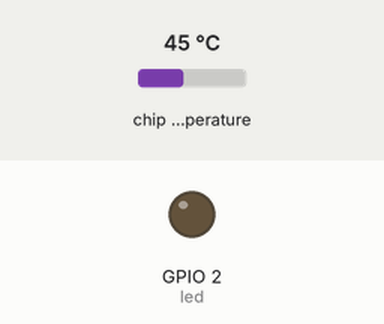
Bench run of a program on a simulated ESP32 board running MicroPython. Shown: output pins drawn as LEDs (lit = HIGH). The test bench sets the inputs (shaded band); at power-on: chip temperature 45 °C. Threads take turns every 2 ms; what the program prints to the serial console is not drawn.

Above: at 0.15 s.
Timing chart, 0 to 40.0 s (numbered marks = the images above):
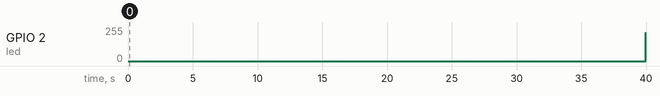

The program:

exemple2_temperature_et_led.py
```python
# Threading — Exemple 2 : Température en continu + LED réactive
# Fablab Ardèche — ESP32 dual core
# -----------------------------------------------------------------------
# Cœur 0 (principal) : lit la température du processeur toutes les 2s
# Cœur 1 (thread)    : fait "respirer" la LED en PWM en continu
#
# Les deux tâches tournent en parallèle sans se gêner.
# La LED respire de façon fluide pendant que la température s'affiche.
#
# Rien à brancher — LED intégrée GPIO 2.
# -----------------------------------------------------------------------

from machine import Pin, PWM
from time import sleep, sleep_ms
import _thread
import esp32

led = PWM(Pin(2), freq=1000)

# --- Thread : LED qui respire en continu (cœur 1) ---
def respirer():
    """Fait monter et descendre la luminosité en boucle."""
    while True:
        # Montée
        for i in range(0, 1023, 5):
            led.duty(i)
            sleep_ms(5)
        # Descente
        for i in range(1023, 0, -5):
            led.duty(i)
            sleep_ms(5)

# Lancer le thread
_thread.start_new_thread(respirer, ())

print("LED qui respire en arrière-plan (cœur 1)")
print("Température du processeur en continu (cœur 0)")
print("Ctrl+C pour arrêter")
print()

# --- Programme principal : lecture température (cœur 0) ---
while True:
    temp_f = esp32.raw_temperature()
    temp_c = (temp_f - 32) / 1.8
    print(f"Température processeur : {temp_c:.1f} °C")
    sleep(2)

# -----------------------------------------------------------------------
# OBSERVER :
#   La LED respire de façon FLUIDE pendant que les print s'affichent.
#   Sans threading, le sleep(2) de la température bloquerait la LED.
#
# C'EST LE DUAL CORE EN ACTION :
#   Cœur 0 : print + sleep(2) → ne gêne pas la LED
#   Cœur 1 : PWM respiration → ne gêne pas les print
# -----------------------------------------------------------------------
```

Measured:
- by itself, GPIO 2 (led): 0/255 → 213/255 at 40.0 s
